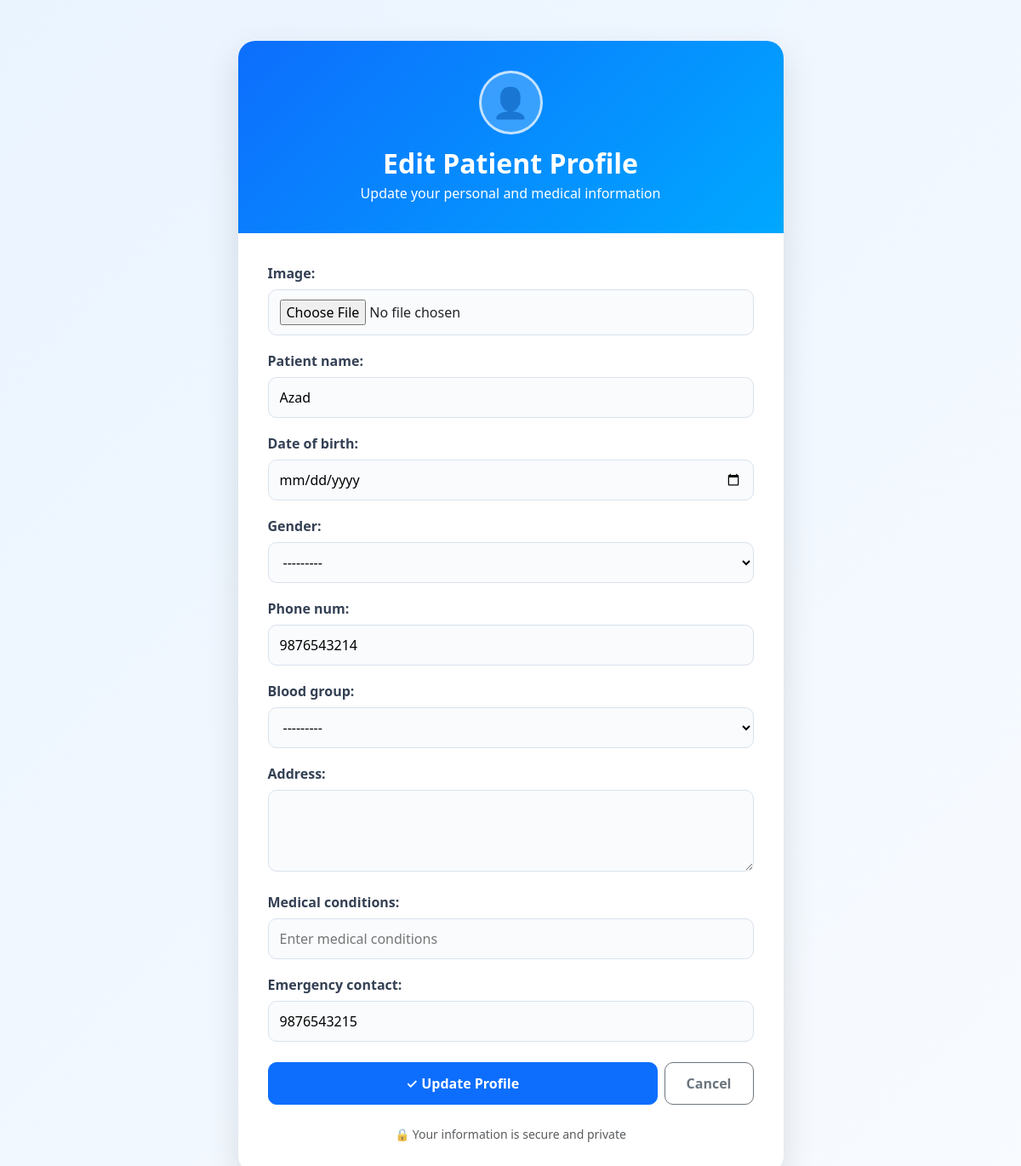
The app's page /patient/profile/edit/ (signed in) with its own data.
### patients/models.py (models this page shows, shortened)
class PatientProfile(models.Model):
    user = models.OneToOneField(User,related_name='patient_profile',on_delete=models.CASCADE)
    patient_name = models.CharField(max_length=100)
    date_of_birth = models.DateField(null=True,blank=True)
    gender = models.CharField(max_length=15,choices=GENDER_CHOICES,blank=True)
    phone_num = models.PositiveBigIntegerField(max_length=17,unique=True)
    image = models.ImageField(upload_to='patients/',blank=True,null=True)
    blood_group = models.CharField(max_length=15,choices=BLOOD_GROUP,blank=True)
    address = models.TextField(blank=True)
    medical_conditions = models.CharField(max_length=100, blank=True)
    emergency_contact = models.PositiveBigIntegerField(max_length=17,unique=True)
    created_at = models.DateTimeField(auto_now_add=True)

### patients/views.py (the view)
# urls.py: path('profile/edit/',views.patient_profile_edit,name='patient_profile_edit'),
@login_required
def patient_profile_edit(request):
    patient = request.user.patient_profile
    if request.method == 'POST':
        form = PatientProfileForm(request.POST,request.FILES,instance=patient)
        if form.is_valid():
            form.save()
            return redirect('dashboard')
    else:
        form = PatientProfileForm(instance=patient)
    return render(request,'patients/patient_profile_edit.html',{'form': form,'patient': patient})

### patients/forms.py
class PatientProfileForm(forms.ModelForm):
    class Meta:
        model = PatientProfile
        fields = [
            'image',
            'patient_name',
            'date_of_birth',
            'gender',
            'phone_num',
            'blood_group',
            'address',
            'medical_conditions',
            'emergency_contact',
        ]
        widgets = {
            'phone_num': forms.TextInput(attrs={'type': 'tel','placeholder': 'Enter phone number'}),
            'date_of_birth': forms.DateInput(attrs={'type': 'date'}),'address': forms.Textarea(attrs={'rows': 3}),
            'medical_conditions': forms.TextInput(attrs={'placeholder': 'Enter medical conditions'}),
            }

### templates/patients/patient_profile_edit.html (shortened to what this page needs)
<!DOCTYPE html>
<html lang="en">
<head>
    <link href="https://cdn.jsdelivr.net/npm/bootstrap@5.3.8/dist/css/bootstrap.min.css" rel="stylesheet">
</head>
<body>
    <div class="container py-5">
        <div class="row justify-content-center">
            <div class="col-lg-7 col-md-9">
                <div class="card profile-card">
                    <div class="profile-header text-center">
                        <div class="profile-icon">
                            👤
                        </div>
                        <h2 class="fw-bold mb-1">
                            Edit Patient Profile
                        </h2>
                        <p class="mb-0">
                            Update your personal and medical information
                        </p>
                    </div>
                    <div class="form-box">
                        <form method="POST" enctype="multipart/form-data">
                            {{ form.as_p }}
                            <div class="d-flex gap-2 mt-4">
                                <button type="submit" class="btn btn-primary update-btn flex-grow-1">
                                    ✓ Update Profile
                                </button>
                                <a href="{% url 'dashboard' %}" class="btn btn-outline-secondary cancel-btn">
                                    Cancel
                                </a>
                            </div>
                        </form>
                        <div class="text-center text-muted small mt-4">
                            🔒 Your information is secure and private
                        </div>
                    </div>
                </div>
            </div>
        </div>
    </div>
</body>
</html>

### templates/patients/patient_profile_edit.html (style rules this page uses)
body { background: linear-gradient(135deg, #eaf4ff, #f8fbff); min-height: 100vh; }
.profile-card { border: none; border-radius: 20px; overflow: hidden; box-shadow: 0 15px 40px rgba(0, 0, 0, 0.12); }
.profile-header { background: linear-gradient(135deg, #0d6efd, #00a8ff); color: white; padding: 35px; }
.profile-icon { width: 75px; height: 75px; border-radius: 50%; background: rgba(255, 255, 255, .2); display: flex; align-items: center; justify-content: center; font-size: 35px; margin: 0 auto 15px; border: 3px solid rgba(255, 255, 255, .7); }
.form-box { padding: 35px; }
.form-box p { margin-bottom: 18px; }
.form-box label { font-weight: 600; color: #344054; margin-bottom: 7px; display: block; }
.form-box input, .form-box select, .form-box textarea { width: 100%; padding: 11px 13px; border: 1px solid #d9e2ec; border-radius: 10px; background: #f9fbfd; }
.update-btn { border-radius: 10px; padding: 12px 25px; font-weight: 600; }
.cancel-btn { border-radius: 10px; padding: 12px 25px; font-weight: 600; }

### records on screen
PatientProfile: patient_name "Azad", gender "---------", phone_num "9876543214", blood_group "---------", emergency_contact "9876543215"
